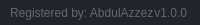
              <widget class="QFrame" name="frame_grip">
               <property name="minimumSize">
                <size>
                 <width>0</width>
                 <height>25</height>
                </size>
               </property>
               <property name="maximumSize">
                <size>
                 <width>16777215</width>
                 <height>25</height>
                </size>
               </property>
               <property name="styleSheet">
                <string notr="true">background-color: rgb(33, 37, 43);</string>
               </property>
               <property name="frameShape">
                <enum>QFrame::NoFrame</enum>
               </property>
               <property name="frameShadow">
                <enum>QFrame::Raised</enum>
               </property>
               <layout class="QHBoxLayout" name="horizontalLayout_6">
                <property name="spacing">
                 <number>0</number>
                </property>
                <property name="leftMargin">
                 <number>0</number>
                </property>
                <property name="topMargin">
                 <number>0</number>
                </property>
                <property name="rightMargin">
                 <number>2</number>
                </property>
                <property name="bottomMargin">
                 <number>0</number>
                </property>
                <item>
                 <widget class="QFrame" name="frame_label_bottom">
                  <property name="frameShape">
                   <enum>QFrame::NoFrame</enum>
                  </property>
                  <property name="frameShadow">
                   <enum>QFrame::Raised</enum>
                  </property>
                  <layout class="QHBoxLayout" name="horizontalLayout_7">
                   <property name="spacing">
                    <number>0</number>
                   </property>
                   <property name="leftMargin">
                    <number>10</number>
                   </property>
                   <property name="topMargin">
                    <number>0</number>
                   </property>
                   <property name="rightMargin">
                    <number>10</number>
                   </property>
                   <property name="bottomMargin">
                    <number>0</number>
                   </property>
                   <item>
                    <widget class="QLabel" name="label_credits">
                     <property name="font">
                      <font>
                       <family>Segoe UI</family>
                      </font>
                     </property>
                     <property name="styleSheet">
                      <string notr="true">color: rgb(98, 103, 111);</string>
                     </property>
                     <property name="text">
                      <string>Registered by: AbdulAzzez</string>
                     </property>
                    </widget>
                   </item>
                   <item>
                    <widget class="QLabel" name="label_version">
                     <property name="maximumSize">
                      <size>
                       <width>100</width>
                       <height>16777215</height>
                      </size>
                     </property>
                     <property name="font">
                      <font>
                       <family>Segoe UI</family>
                      </font>
                     </property>
                     <property name="styleSheet">
                      <string notr="true">color: rgb(98, 103, 111);</string>
                     </property>
                     <property name="text">
                      <string>v1.0.0</string>
                     </property>
                     <property name="alignment">
                      <set>Qt::AlignRight|Qt::AlignTrailing|Qt::AlignVCenter</set>
                     </property>
                    </widget>
                   </item>
                  </layout>
                 </widget>
                </item>
                <item>
                 <widget class="QFrame" name="frame_size_grip">
                  <property name="maximumSize">
                   <size>
                    <width>20</width>
                    <height>20</height>
                   </size>
                  </property>
                  <property name="styleSheet">
                   <string notr="true">QSizeGrip {
	background-image: url(:/16x16/icons/16x16/cil-size-grip.png);
	background-position: center;
	background-repeat: no-reperat;
}</string>
                  </property>
                  <property name="frameShape">
                   <enum>QFrame::NoFrame</enum>
                  </property>
                  <property name="frameShadow">
                   <enum>QFrame::Raised</enum>
                  </property>
                 </widget>
                </item>
               </layout>
              </widget>
